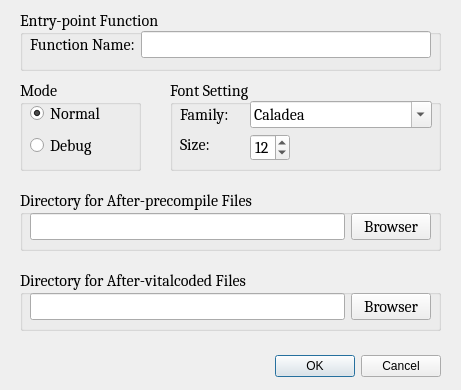
<?xml version="1.0" encoding="UTF-8"?>
<ui version="4.0">
 <class>ConfigDialog</class>
 <widget class="QDialog" name="ConfigDialog">
  <property name="geometry">
   <rect>
    <x>0</x>
    <y>0</y>
    <width>461</width>
    <height>390</height>
   </rect>
  </property>
  <property name="windowTitle">
   <string>Dialog</string>
  </property>
  <widget class="QDialogButtonBox" name="configButtonBox">
   <property name="geometry">
    <rect>
     <x>110</x>
     <y>350</y>
     <width>331</width>
     <height>32</height>
    </rect>
   </property>
   <property name="orientation">
    <enum>Qt::Horizontal</enum>
   </property>
   <property name="standardButtons">
    <set>QDialogButtonBox::Cancel|QDialogButtonBox::Ok</set>
   </property>
  </widget>
  <widget class="QGroupBox" name="groupBox">
   <property name="geometry">
    <rect>
     <x>20</x>
     <y>190</y>
     <width>421</width>
     <height>61</height>
    </rect>
   </property>
   <property name="font">
    <font>
     <family>Cambria</family>
     <pointsize>12</pointsize>
     <stylestrategy>PreferAntialias</stylestrategy>
    </font>
   </property>
   <property name="title">
    <string>Directory for After-precompile Files </string>
   </property>
   <widget class="QWidget" name="layoutWidget">
    <property name="geometry">
     <rect>
      <x>10</x>
      <y>20</y>
      <width>401</width>
      <height>33</height>
     </rect>
    </property>
    <layout class="QHBoxLayout" name="horizontalLayout">
     <item>
      <widget class="QLineEdit" name="afterPreDirLineEdit"/>
     </item>
     <item>
      <widget class="QPushButton" name="afterPreBrowserBtn">
       <property name="text">
        <string>Browser</string>
       </property>
      </widget>
     </item>
    </layout>
   </widget>
  </widget>
  <widget class="QGroupBox" name="groupBox_2">
   <property name="geometry">
    <rect>
     <x>20</x>
     <y>270</y>
     <width>421</width>
     <height>61</height>
    </rect>
   </property>
   <property name="font">
    <font>
     <family>Cambria</family>
     <pointsize>12</pointsize>
     <stylestrategy>PreferAntialias</stylestrategy>
    </font>
   </property>
   <property name="title">
    <string>Directory for After-vitalcoded Files </string>
   </property>
   <widget class="QWidget" name="layoutWidget">
    <property name="geometry">
     <rect>
      <x>10</x>
      <y>20</y>
      <width>401</width>
      <height>33</height>
     </rect>
    </property>
    <layout class="QHBoxLayout" name="horizontalLayout_2">
     <item>
      <widget class="QLineEdit" name="afterVtlCodedDirLineEdit"/>
     </item>
     <item>
      <widget class="QPushButton" name="afterVtlCodedBrowserBtn">
       <property name="text">
        <string>Browser</string>
       </property>
      </widget>
     </item>
    </layout>
   </widget>
  </widget>
  <widget class="QGroupBox" name="groupBox_3">
   <property name="geometry">
    <rect>
     <x>170</x>
     <y>80</y>
     <width>271</width>
     <height>91</height>
    </rect>
   </property>
   <property name="font">
    <font>
     <family>Cambria</family>
     <pointsize>12</pointsize>
     <stylestrategy>PreferAntialias</stylestrategy>
    </font>
   </property>
   <property name="title">
    <string>Font Setting</string>
   </property>
   <widget class="QLabel" name="label">
    <property name="geometry">
     <rect>
      <x>10</x>
      <y>21</y>
      <width>61</width>
      <height>26</height>
     </rect>
    </property>
    <property name="text">
     <string>Family:</string>
    </property>
   </widget>
   <widget class="QFontComboBox" name="fontFamilyComboBox">
    <property name="geometry">
     <rect>
      <x>80</x>
      <y>21</y>
      <width>182</width>
      <height>27</height>
     </rect>
    </property>
   </widget>
   <widget class="QLabel" name="label_2">
    <property name="geometry">
     <rect>
      <x>10</x>
      <y>54</y>
      <width>31</width>
      <height>21</height>
     </rect>
    </property>
    <property name="text">
     <string>Size:</string>
    </property>
   </widget>
   <widget class="QSpinBox" name="fontSizeSpinBox">
    <property name="geometry">
     <rect>
      <x>80</x>
      <y>54</y>
      <width>40</width>
      <height>27</height>
     </rect>
    </property>
    <property name="minimum">
     <number>6</number>
    </property>
    <property name="maximum">
     <number>20</number>
    </property>
    <property name="value">
     <number>12</number>
    </property>
   </widget>
  </widget>
  <widget class="QGroupBox" name="groupBox_6">
   <property name="geometry">
    <rect>
     <x>20</x>
     <y>80</y>
     <width>121</width>
     <height>91</height>
    </rect>
   </property>
   <property name="font">
    <font>
     <family>Cambria</family>
     <pointsize>12</pointsize>
     <stylestrategy>PreferAntialias</stylestrategy>
    </font>
   </property>
   <property name="title">
    <string>Mode</string>
   </property>
   <widget class="QWidget" name="layoutWidget_5">
    <property name="geometry">
     <rect>
      <x>10</x>
      <y>20</y>
      <width>101</width>
      <height>61</height>
     </rect>
    </property>
    <layout class="QVBoxLayout" name="verticalLayout">
     <item>
      <widget class="QRadioButton" name="normalRadioBtn">
       <property name="text">
        <string>Normal</string>
       </property>
       <property name="checked">
        <bool>true</bool>
       </property>
      </widget>
     </item>
     <item>
      <widget class="QRadioButton" name="debugRadioBtn">
       <property name="text">
        <string>Debug</string>
       </property>
      </widget>
     </item>
    </layout>
   </widget>
  </widget>
  <widget class="QGroupBox" name="groupBox_4">
   <property name="geometry">
    <rect>
     <x>20</x>
     <y>10</y>
     <width>421</width>
     <height>61</height>
    </rect>
   </property>
   <property name="font">
    <font>
     <family>Cambria</family>
     <pointsize>12</pointsize>
     <stylestrategy>PreferAntialias</stylestrategy>
    </font>
   </property>
   <property name="title">
    <string>Entry-point Function</string>
   </property>
   <widget class="QWidget" name="layoutWidget_2">
    <property name="geometry">
     <rect>
      <x>10</x>
      <y>20</y>
      <width>401</width>
      <height>29</height>
     </rect>
    </property>
    <layout class="QHBoxLayout" name="horizontalLayout_4">
     <item>
      <widget class="QLabel" name="label_3">
       <property name="text">
        <string>Function Name:</string>
       </property>
      </widget>
     </item>
     <item>
      <widget class="QLineEdit" name="entryFuncLineEdit"/>
     </item>
    </layout>
   </widget>
  </widget>
 </widget>
 <resources/>
 <connections>
  <connection>
   <sender>configButtonBox</sender>
   <signal>accepted()</signal>
   <receiver>ConfigDialog</receiver>
   <slot>accept()</slot>
   <hints>
    <hint type="sourcelabel">
     <x>268</x>
     <y>214</y>
    </hint>
    <hint type="destinationlabel">
     <x>157</x>
     <y>211</y>
    </hint>
   </hints>
  </connection>
  <connection>
   <sender>configButtonBox</sender>
   <signal>rejected()</signal>
   <receiver>ConfigDialog</receiver>
   <slot>reject()</slot>
   <hints>
    <hint type="sourcelabel">
     <x>336</x>
     <y>220</y>
    </hint>
    <hint type="destinationlabel">
     <x>286</x>
     <y>211</y>
    </hint>
   </hints>
  </connection>
 </connections>
</ui>
